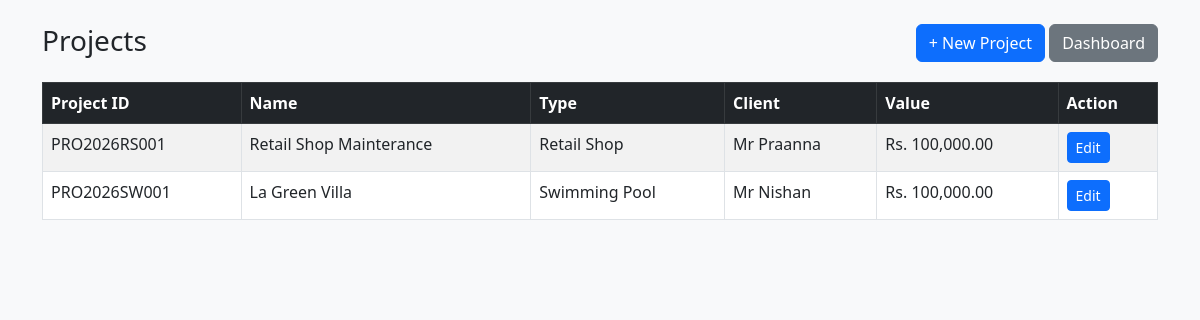
/projects/ (signed in), run on an earlier commit of the app's database.
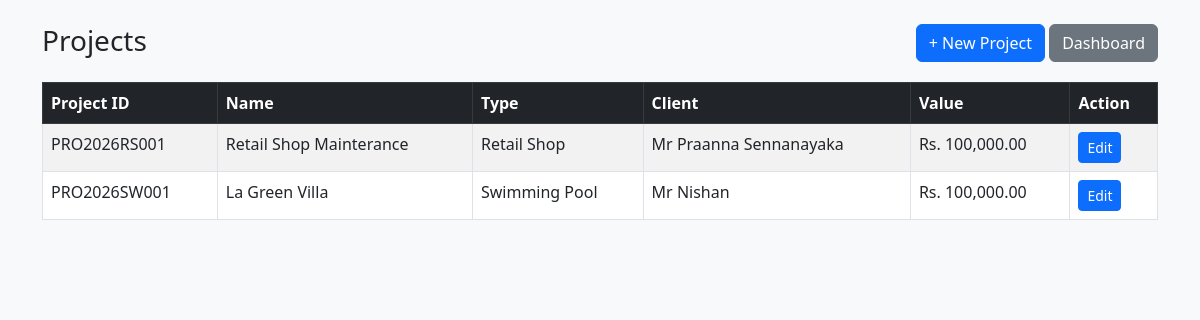
And on a later commit of the database.
### pos/models.py (models this page shows, shortened)
class Project(models.Model):
    PROJECT_TYPE_CHOICES = [
        ("BL", "Building"),
        ("SW", "Swimming Pool"),
        ("RS", "Retail Shop"),
    ]
    project_id = models.CharField(max_length=50, unique=True)
    project_name = models.CharField(max_length=200)
    project_type = models.CharField(max_length=10, choices=PROJECT_TYPE_CHOICES)
    client_name = models.CharField(max_length=200)
    location = models.CharField(max_length=200, blank=True, null=True)
    estimated_value = models.DecimalField(max_digits=12, decimal_places=2, default=0)
    status = models.CharField(max_length=20, default="active")
    created_by = models.ForeignKey(User, on_delete=models.SET_NULL, null=True)
    created_at = models.DateTimeField(auto_now_add=True)
    is_active = models.BooleanField(default=True)
    updated_at = models.DateTimeField(auto_now=True)
    updated_by = models.ForeignKey(
        User,
        on_delete=models.SET_NULL,
        null=True,
        blank=True,
        related_name="updated_projects"
    )
    class Meta:
        ordering = ["-created_at"]

### pos/views.py (the view)
# urls.py: path('projects/', views.project_list, name='project_list'),
@user_passes_test(can_use_project)
def project_list(request):
    projects = Project.objects.filter(is_active=True).order_by("-id")
    return render(request, "pos/project_list.html", {"projects": projects})

### pos/templatetags/currency_filters.py (called while the page is built)
@register.filter
def money(value):
    try:
        if value in (None, ""):
            value = Decimal("0")
        value = Decimal(str(value))
        return f"{value:,.2f}"
    except (InvalidOperation, ValueError, TypeError):
        return "0.00"

### pos/views.py (called while the page is built)
def is_owner(user):
    return user.is_superuser or user.groups.filter(name__iexact="Owner").exists()

def can_use_project(user):
    return is_owner(user) or is_manager(user) or is_clerk(user) or is_cashier(user)

### pos/templates/pos/project_list.html (shortened to what this page needs)
{% load currency_filters %}
<!DOCTYPE html>
<html>
<head>
    <link href="https://cdn.jsdelivr.net/npm/bootstrap@5.3.0/dist/css/bootstrap.min.css" rel="stylesheet">
</head>
<body class="p-4 bg-light">
<div class="container">
    <div class="d-flex justify-content-between mb-3">
        <h3>Projects</h3>
        <div>
            <a href="{% url 'create_project' %}" class="btn btn-primary">+ New Project</a>
            <a href="{% url 'dashboard' %}" class="btn btn-secondary">Dashboard</a>
        </div>
    </div>
    <table class="table table-bordered table-striped bg-white">
        <thead class="table-dark">
            <tr>
                <th>Project ID</th>
                <th>Name</th>
                <th>Type</th>
                <th>Client</th>
                <th>Value</th>
                {% if request.user.is_superuser or is_owner %}
                <th>Action</th>
                {% endif %}
            </tr>
        </thead>
        <tbody>
            {% for p in projects %}
            <tr>
                <td>{{ p.project_id }}</td>
                <td>{{ p.project_name }}</td>
                <td>{{ p.get_project_type_display }}</td>
                <td>{{ p.client_name }}</td>
                <td>Rs. {{ p.estimated_value|money }}</td>
                {% if request.user.is_superuser or is_owner %}
                <td>
                    <a href="{% url 'edit_project' p.id %}" class="btn btn-primary btn-sm">Edit</a>
                </td>
                {% endif %}
            </tr>
            {% empty %}
            <tr>
                <td colspan="{% if request.user.is_superuser or is_owner %}6{% else %}5{% endif %}" class="text-center">
                    No projects found
                </td>
            </tr>
            {% endfor %}
        </tbody>
    </table>
</div>
</body>
</html>

What changed in the data, as far as the page shows it:
changed Project "PRO2026RS001": client_name "Mr Praanna" → "Mr Praanna Sennanayaka"
